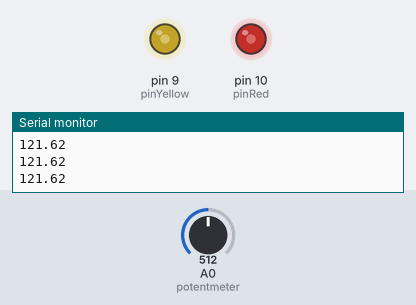
This sketch was run on a simulated Arduino Uno, built with avr-gcc and run on an emulated ATmega328P. Shown: output pins drawn as LEDs (lit = HIGH), the last lines printed to the serial monitor. Inputs (shaded band) come from the test bench; at power-on: A0 (potentmeter) = 512.

Above: at 1.2 s.
1.3 s: A0 (potentmeter) set to 716
At 2.5 s:
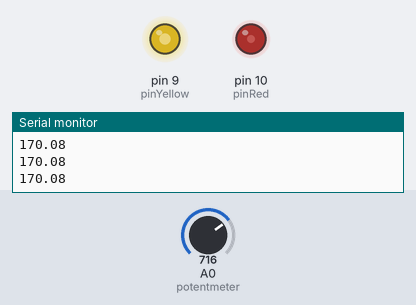
2.8 s: A0 (potentmeter) set to 900
At 3.6 s:
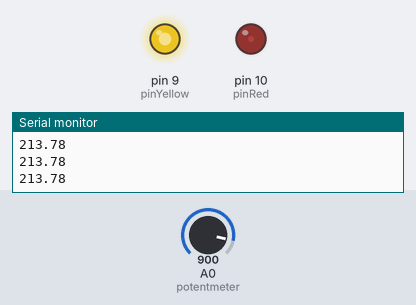
4.3 s: A0 (potentmeter) set to 1023
At 4.7 s:
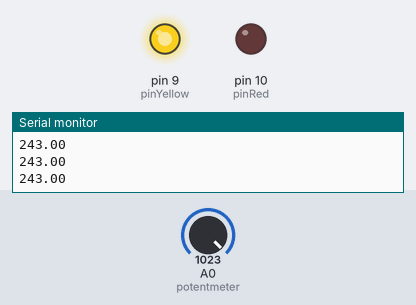
5.8 s: A0 (potentmeter) set to 306
At 7.0 s:
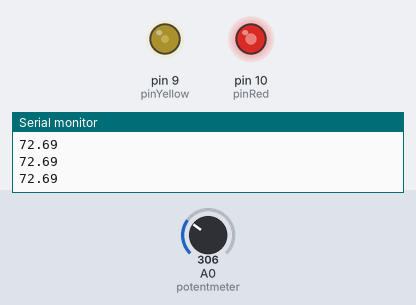
7.3 s: A0 (potentmeter) set to 233
At 8.4 s:
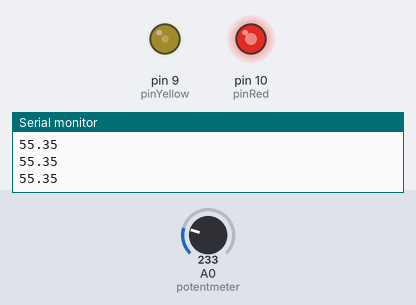
8.8 s: A0 (potentmeter) set to 511
At 9.5 s:
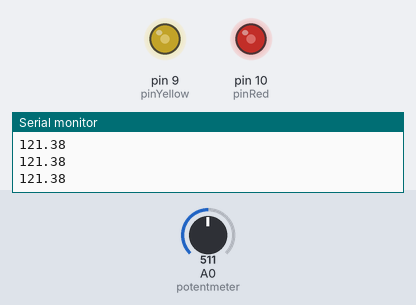
Timing chart, 0 to 11.3 s (numbered marks = the images above; inputs shaded):
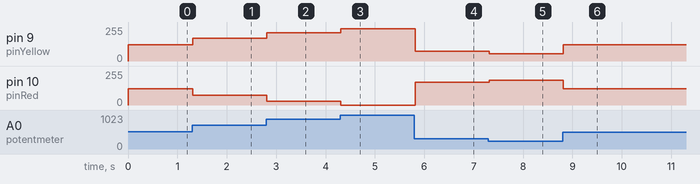

Measured:
- after the input at 1.3 s, pin 9 (pinYellow): 121/255 → 170/255 at once; pin 10 (pinRed): 121/255 → 72/255 at once
- after the input at 2.8 s, pin 9 (pinYellow): 170/255 → 213/255 at once; pin 10 (pinRed): 72/255 → 29/255 at once
- after the input at 4.3 s, pin 9 (pinYellow): 213/255 → 243/255 at once; pin 10 (pinRed): 29/255 → 0/255 at once
- after the input at 5.8 s, pin 9 (pinYellow): 243/255 → 72/255 at once; pin 10 (pinRed): 0/255 → 170/255 at once
- after the input at 7.3 s, pin 9 (pinYellow): 72/255 → 55/255 at once; pin 10 (pinRed): 170/255 → 187/255 at once
- after the input at 8.8 s, pin 9 (pinYellow): 55/255 → 121/255 at once; pin 10 (pinRed): 187/255 → 121/255 at once

The sketch:

ex3.ino
```cpp
int potentmeter=A0;
int pinYellow=9;
int pinRed=10;
double value=0;
double POTENTMAX=1023;
double PINMAX=243;
double percent;

void setup() {
  Serial.begin(9600);
  pinMode(pinYellow, OUTPUT);
  pinMode(pinRed, OUTPUT);
}

void loop() {
  // put your main code here, to run repeatedly:
  value=analogRead(potentmeter);
  percent=100*value/POTENTMAX;
  value= percent/100*PINMAX;
  Serial.println(value);
  analogWrite(pinYellow, value);
  analogWrite(pinRed, (243-value));
}
```
